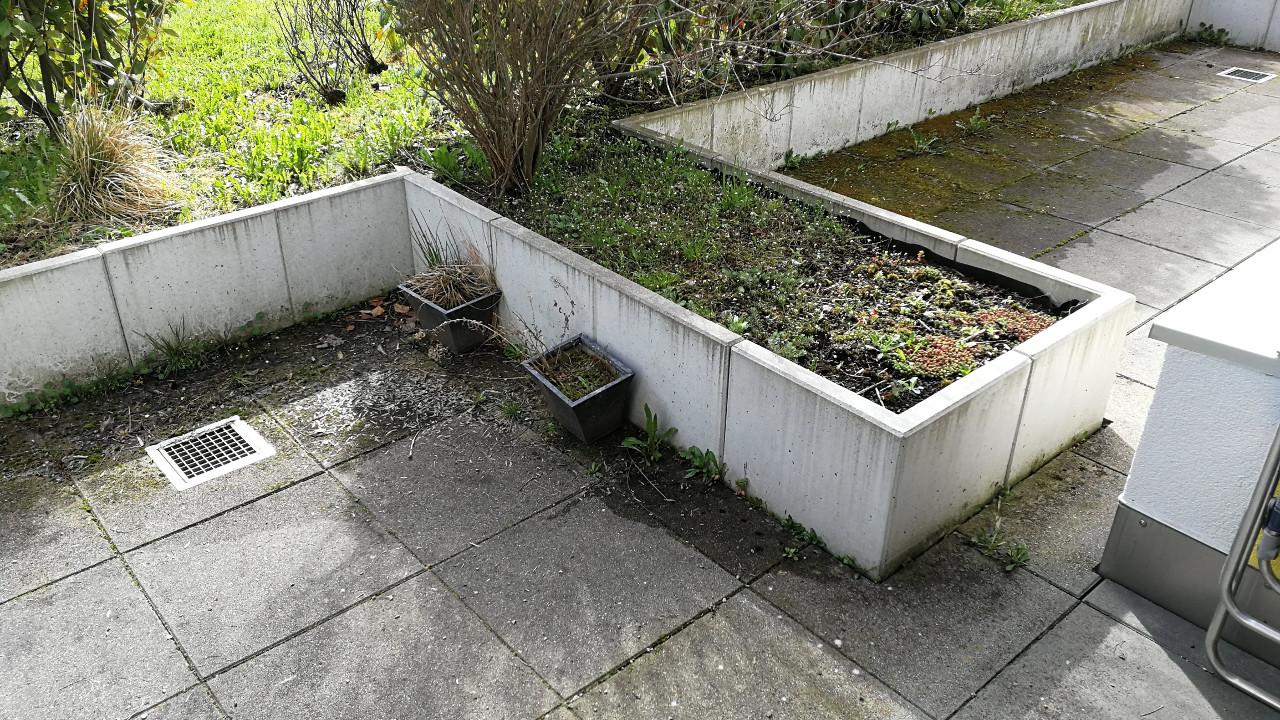
#> input picture poc/sample.jpg, 1280 x 720 px
$ python show_map.py sample.jpg depth_my_image.png depth_my_image.png
#> lines starting #> are read from the running program, lines starting #| are printed output that depends on the picture
import sys
import io
import json

import numpy as np
import vispy.scene
from vispy.scene import visuals

import cv2
import numpy as np
#from mpl_toolkits.mplot3d import Axes3D
#import matplotlib.pyplot as plt

# Workaround so that orb compute doesn't crash
cv2.ocl.setUseOpenCL(False)


theta, phi = 0,0

def main():
    imagefile = sys.argv[1]
    depthimagefile = sys.argv[2]
    mapfile = sys.argv[3]

    image = cv2.imread(imagefile,cv2.IMREAD_UNCHANGED)
#> image is the input picture: shape (720, 1280, 3); mean B, G, R 115.9, 129.8, 128.5
    gray = cv2.cvtColor(image[:,:,0:3], cv2.COLOR_RGB2GRAY)
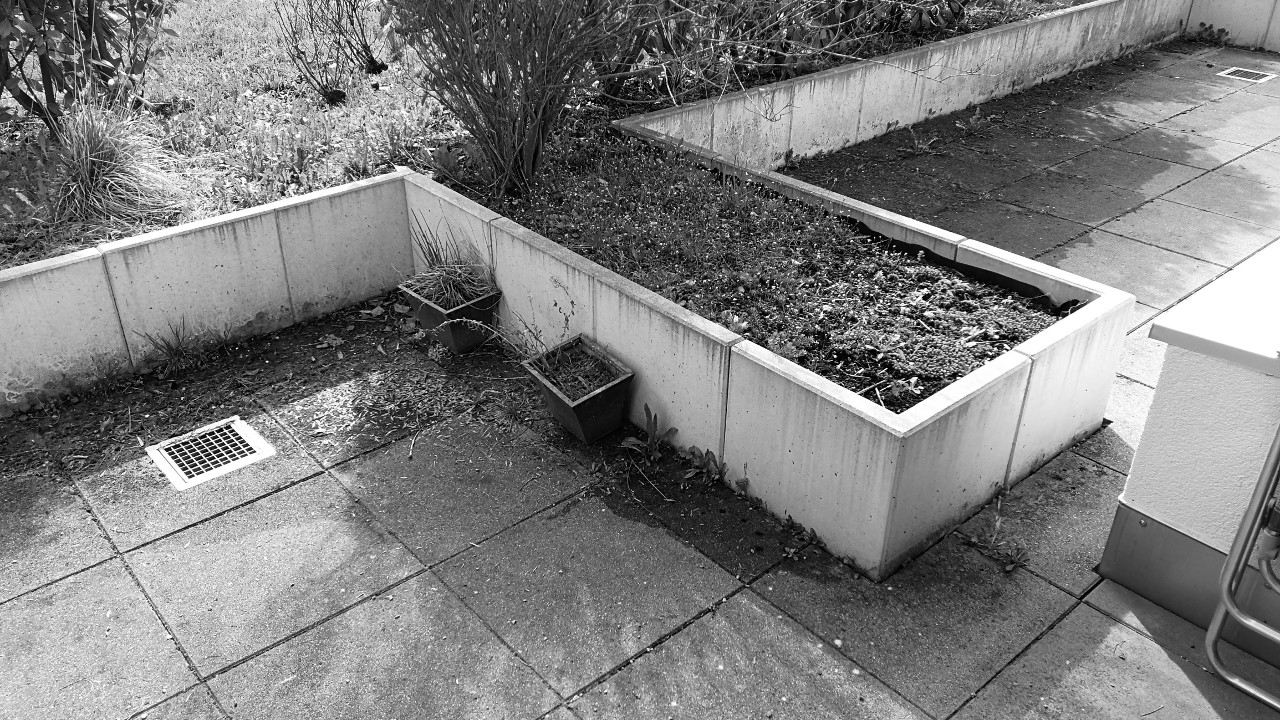
#> gray: shape (720, 1280); min 0, max 255, mean 125.5
    # Initiate ORB detector
    orb = cv2.ORB_create(500, 1.4, 8, fastThreshold=20)
    # find the keypoints with ORB
    kp = orb.detect(gray, None)
#> kp = 500 keypoints; strongest (x, y, size): (207, 436, 31), (172, 449, 31), (195, 464, 31), (186, 468, 31)
    # compute the descriptors with ORB
    kps, image_descriptors = orb.compute(gray, kp)
#> kps has the same summary as kp
    cv2.imshow("test", image)

    depth_image = cv2.imread(depthimagefile,cv2.IMREAD_UNCHANGED)/10
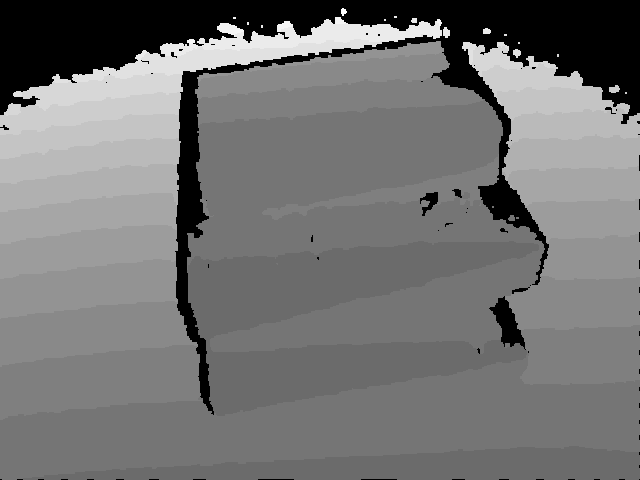
#> input picture poc/depth_my_image.png, 640 x 480 px
#> depth_image: shape (480, 640) float64; min 0, max 670.8, mean 314.4

    with io.open(mapfile, 'r') as f:
#> (the run stopped early here; a loop or call above may not have finished)
